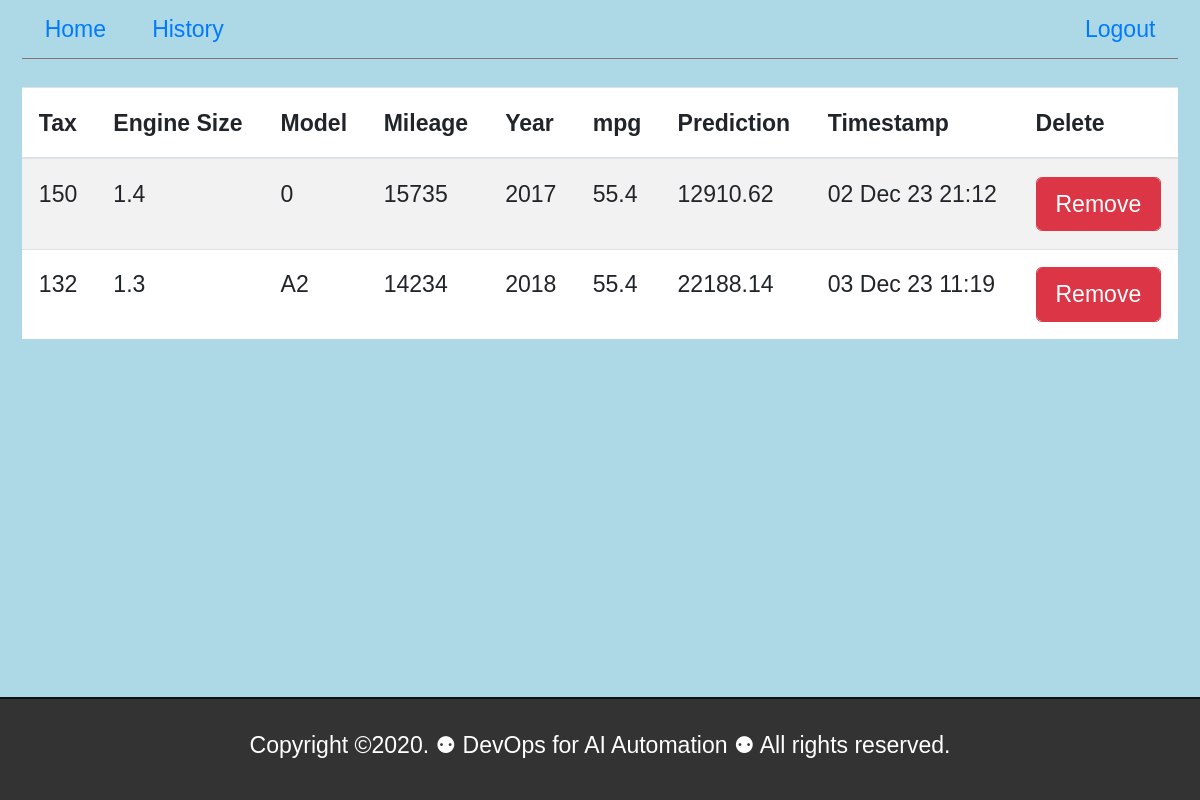
The page /history (signed in) on the database its author committed.
### application/models.py (models this page shows)
class Prediction(db.Model,UserMixin):
    id = db.Column(db.Integer, primary_key=True, autoincrement=True)
    email = db.Column(db.String)
    tax = db.Column(db.Integer)
    engine_size = db.Column(db.Float)
    model = db.Column(db.String)
    mileage = db.Column(db.Integer)
    year = db.Column(db.Integer)
    mpg = db.Column(db.Float)
    prediction = db.Column(db.Float)
    predicted_on = db.Column(db.DateTime,nullable=False)

### application/routes.py (the view)
@app.route("/history")
@login_required
def history():
    if current_user.is_authenticated:
                email = current_user.email
    return render_template('history.html',title='History',entries=get_entries(email))

### application/models.py (called while the page is built)
@login_manager.user_loader
def load_user(email):
    return Entry.query.get(email)

### application/routes.py (called while the page is built)
def get_entries(email):
    try:
        entries =db.session.execute(db.select(Prediction).order_by(Prediction.id)
                                    .filter(Prediction.email==email)).scalars()
        return entries
    except Exception as error:
        db.session.rollback()
        flash(error,"danger")
        return 0

### templates/history.html (shortened to what this page needs)
{% extends "layout.html" %}
{% block content %}
<table class="table table-striped"style="background-color:white">
<thead>
<tr>
<th>Tax</th>
<th>Engine Size</th>
<th>Model</th>
<th>Mileage</th>
<th>Year</th>
<th>mpg</th>
<th>Prediction</th>
<th>Timestamp</th>
<th>Delete</th>
</tr>
</thead>
<tbody>
{% for entry in entries %}
<tr>
<td>{{ entry.tax}}</td>
<td>{{ entry.engine_size }}</td>
<td>{{ entry.model}}</td>
<td>{{ entry.mileage }}</td>
<td>{{ entry.year }}</td>
<td>{{ entry.mpg }}</td>
<td>{{ entry.prediction }}</td>
<td>{{ entry.predicted_on.strftime("%d %b %y %H:%M")}}</td>
<td>
    <form name="frmRemoveEntry" action="/remove" method="post"
    novalidate>
    <input type="submit" class="form-control btn-danger"
    value="Remove">
    </form>
    </td>
</tr>
{% endfor %}
</tbody>
</table>
{% endblock content %}

### templates/layout.html (shortened to what this page needs)
<!DOCTYPE html>
<html>
<head>
    <link rel="stylesheet" href="https://stackpath.bootstrapcdn.com/bootstrap/4.4.1/css/bootstrap.min.c
ss" integrity="sha384-
Vkoo8x4CGsO3+Hhxv8T/Q5PaXtkKtu6ug5TOeNV6gBiFeWPGFN9MuhOf23Q9Ifjh">
    <link rel="stylesheet" href="{{ url_for('static',filename='css/main.css')}}" />
</head>
<body>
    <div class="container">
        {% include "includes/nav.html" %}
        {% block content %}
        {% endblock %}
    </div>
    {% include "includes/footer.html" %}
</body>
</html>

### templates/includes/nav.html
<header>
    <nav>
        <ul class="nav">
            <li class="nav-item">
            <li><a href="/home" class="nav-link
    {% if index %}active{% endif %}">Home</a></li>
            {% if current_user.is_authenticated %}
            <li><a href="/history" class="nav-link
        {% if index %}active{% endif %}">History</a></li>
            <li class="ml-auto"> <a href="/logout" class="nav-link
        {% if index %}active{% endif %}">Logout</a></li>
            {% else %}
            <li class="ml-auto"> <a href="/register" class="nav-link
        {% if index %}active{% endif %}">Register</a></li>
            <li class=> <a href="/login" class="nav-link
        {% if index %}active{% endif %}">Login</a></li>
            {% endif %}
        </ul>
    </nav>
</header>

### templates/includes/footer.html
<div class="fixed-bottom container-fluid text-center bottom-container">
    <footer>
    <p>Copyright &copy;2020. &#9865; DevOps for AI Automation &#9865;
    All rights reserved.</p>
    </footer>
    </div>

### application/static/css/main.css (style rules this page uses)
html, body { font-family: Arial, Helvetica, sans-serif; height: 100%; position: relative; margin:0px; background-color: lightblue; zoom: 1.2; }
header { text-align: center; border-bottom: 1px solid #837373; margin-bottom: 20px; width: 100%; }
.bottom-container { background: #333; padding:5px; border-top:2px solid #0f0f0f; bottom:0; }
footer { text-align: center; height: 50px; color: white; padding: 5px; margin-top: 10px; bottom: 0px; }
p { font-family: sans-serif; }

### rows shown on the page
Prediction: tax "150", engine_size "1.4", model "0", mileage "15735", year "2017", mpg "55.4", prediction "12910.62", predicted_on "02 Dec 23 21:12"
Prediction: tax "132", engine_size "1.3", model "A2", mileage "14234", year "2018", mpg "55.4", prediction "22188.14", predicted_on "03 Dec 23 11:19"
